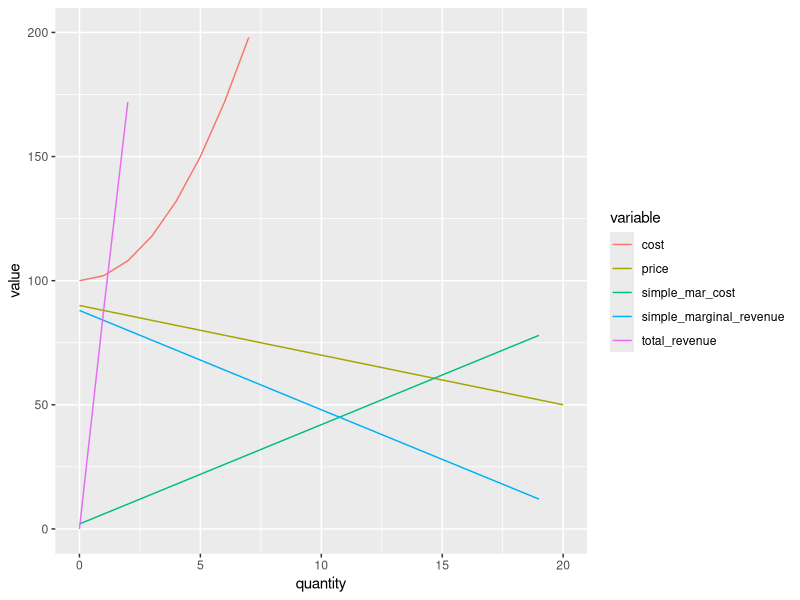

R code for this plot:
## ---- chunk 1
#load some libraries
library(dplyr)
library(tidyr)
library(ggplot2)
library(knitr)

#define the price and cost functions
price <- function(q) {
  return( 90 - 2*q )
}

cost <- function(q) {
  return(100+2*q^2)
}

#create a dataframe with quantity going from 0 to 20, and calculate the other variables for each q
market <- data.frame(
  quantity=c(0:20)
  ) %>%
  mutate(
    price = price(quantity),
    cost = cost(quantity),
    simple_mar_cost = lead(cost)-cost,
    total_revenue = price*quantity,
    simple_marginal_revenue = lead(total_revenue)-total_revenue
    #simple_marginal_revenue = total_revenue-lag(total_revenue)
  )

## ---- chunk 2

kable(market)

## ---- chunk 3
#gather the variables into two columns, variable and value
marketNarrow <- market %>%
gather(variable,value,price:simple_marginal_revenue)

#plot value against quantity, grouping by variable
ggplot(marketNarrow,aes(quantity,value,colour=variable)) + geom_line() + ylim(c(0,200))

